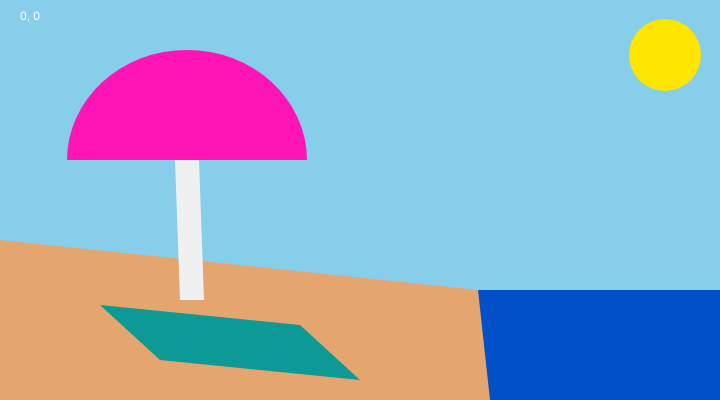
Frame 1 (no input)
Frame 60 (no input): identical to frame 1, image omitted
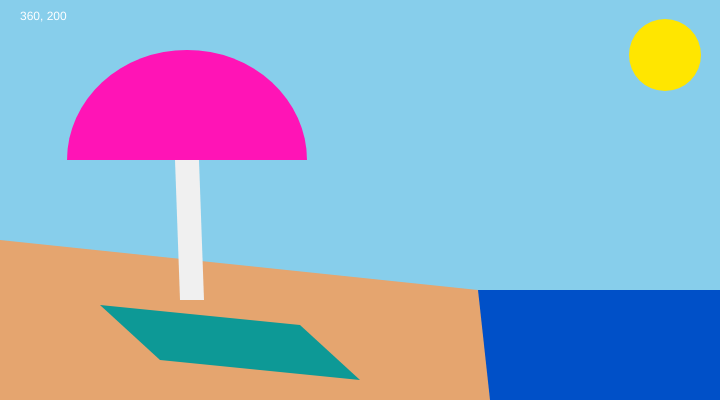
Frame 120 (the mouse pressed at the canvas centre since frame 60)

The p5.js sketch that drew these frames (run headless with seeded random() and noise() and a simulated clock; from frame 60 on, the mouse is pressed at the canvas centre):

// p5.js sketch
// ── sketch.js
function setup() {
  // Sets the screen to be 720 pixels wide and 400 pixels high
  createCanvas(720, 400);
}

function draw() {
  background(135,206,235);
  noStroke();

  fill(0,80,200);
  rect(478, 290, 242, 110);

  fill(229,165,111);
  quad(0, 240, 0, 400, 490, 400, 478, 290);

  fill(255,230,0);
  ellipse(665, 55, 72, 72);

  fill(240);
  quad(175, 160, 199, 160, 204, 300, 180, 300);

  fill(13,153,150);
  quad(100, 305, 300, 325, 360, 380, 160, 360);

  fill(255,20, 182);
  arc(187, 160, 240, 220, PI, TWO_PI);

  fill('white') ;
  text(mouseX + ', ' + mouseY, 20, 20);
}

function mouseReleased() {
  print(mouseX + ', ' + mouseY) ;
}
